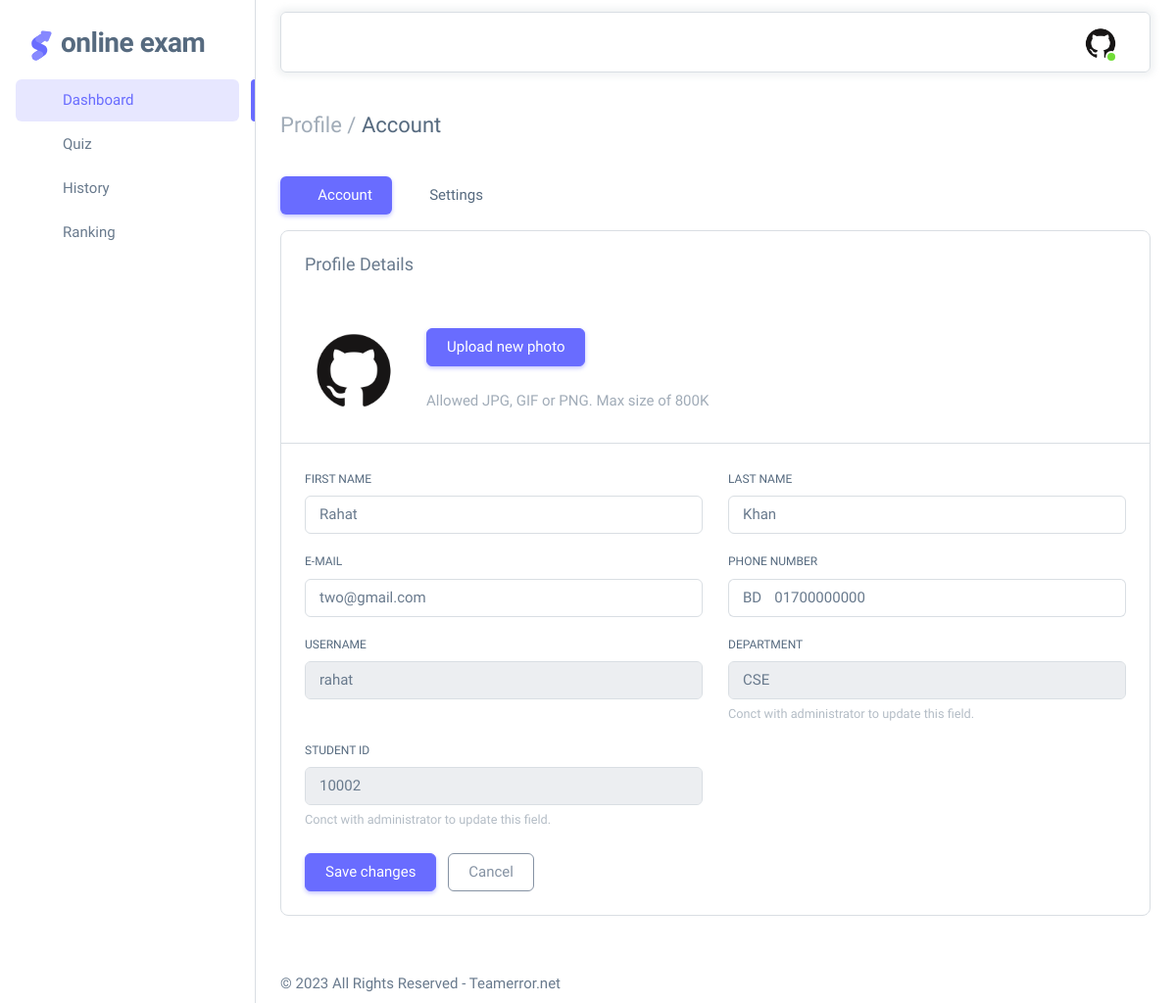
Screenshot of /profile/ (signed in) with the database file from the repository.
### useraccount/models.py (models this page shows, shortened)
class UserAccount(AbstractBaseUser,PermissionsMixin):
    class Meta:
        verbose_name_plural = "STUDENT ACCOUNT"
    profile_pic = models.ImageField(upload_to='faces/', default='faces/profile.png')
    username = models.CharField(max_length=15)
    first_name = models.CharField(max_length=15)
    last_name = models.CharField(max_length=15)
    dept = models.CharField(max_length=100)
    studentId = models.CharField(verbose_name="ID",max_length=50,unique=True)
    email = models.EmailField(max_length=100,null=True, blank=True)
    phone = models.CharField(max_length=11)
    auth_token = models.CharField(max_length=500,null=True, blank=True)
    is_active = models.BooleanField(default=True)
    is_staff = models.BooleanField(default=False)
    is_superuser = models.BooleanField(default=False)
    date_joined = models.DateTimeField(default=timezone.now)
    USERNAME_FIELD = 'studentId'
    REQUIRED_FIELDS = ['username','first_name', 'last_name','dept','phone']
    objects = UserManager()

### userprofile/views.py (the view, shortened to what this page needs)
# urls.py: path('', UserProfileView.as_view(),name= 'profile'),
class UserProfileView(View):
    def get(self, request, *args, **kwargs):
        login_user = UserAccount.objects.get(id=request.user.id)
        data = {
            'login_user': login_user
        }
        return render(request, 'user/profile.html',context=data)

### templates/user/profile.html (shortened to what this page needs)
{% load static %}
{% include "user/base.html" %}
{% block content %}
            <div class="container-xxl flex-grow-1 container-p-y">
              <h4 class="py-3 mb-4"><span class="text-muted fw-light">Profile /</span> Account</h4>
              <div class="row">
                <div class="col-md-12">
                  <ul class="nav nav-pills flex-column flex-md-row mb-3">
                    <li class="nav-item">
                      <a class="nav-link active" href="javascript:void(0);"><i class="bx bx-user me-1"></i> Account</a>
                    </li>
                    <li class="nav-item">
                      <a class="nav-link" href="{% url 'settings' %}"
                        ><i class="bx bx-link-alt me-1"></i>Settings</a
                      >
                    </li>
                  </ul>
                  <div class="card mb-4">
                    <h5 class="card-header">Profile Details</h5>
                    <form id="formAccountSettings" method="POST" action="{% url 'profile' %}" enctype="multipart/form-data">
                    <div class="card-body">
                      <div class="d-flex align-items-start align-items-sm-center gap-4">
                        <img
                          src="../media/{{user.profile_pic}}"
                          alt="user-avatar"
                          class="d-block rounded"
                          height="100"
                          width="100"
                          id="uploadedAvatar" />
                        <div class="button-wrapper">
                          <label for="upload" class="btn btn-primary me-2 mb-4" tabindex="0">
                            <span class="d-none d-sm-block">Upload new photo</span>
                          </label>
                          <p class="text-muted mb-0">Allowed JPG, GIF or PNG. Max size of 800K</p>
                        </div>
                      </div>
                    </div>
                    <hr class="my-0" />
                    <div class="card-body">
                        <div class="row">
                          <div class="mb-3 col-md-6">
                            <label for="firstName" class="form-label">First Name</label>
                            <input
                              class="form-control"
                              type="text"
                              id="firstName"
                              name="first_name"
                              value="{{user.first_name}}"
                              autofocus
                              required/>
                          </div>
                          <div class="mb-3 col-md-6">
                            <label for="lastName" class="form-label">Last Name</label>
                            <input class="form-control" type="text" name="last_name" id="lastName" value="{{user.last_name}}" required/>
                          </div>
                          {% if user.email == None %}
                          <div class="mb-3 col-md-6">
                            <label for="email" class="form-label">E-mail</label>
                            <input
                              class="form-control"
                              type="text"
                              id="email"
                              name="email"
                              required/>
                          </div>
                          {% else %}
                          <div class="mb-3 col-md-6">
                            <label for="email" class="form-label">E-mail</label>
                            <input
                              class="form-control"
                              type="text"
                              id="email"
                              name="email"
                              value="{{user.email}}"
                              required/>
                          </div>
                          {% endif %}
                          <div class="mb-3 col-md-6">
                            <label class="form-label" for="phoneNumber">Phone Number</label>
                            <div class="input-group input-group-merge">
                              <span class="input-group-text">BD</span>
                              <input
                                type="text"
                                id="phoneNumber"
                                name="phone"
                                class="form-control"
                                value="{{user.phone}}"
                                required/>
                            </div>
                          </div>
                          <div class="mb-3 col-md-6">
                            <label for="organization" class="form-label">Username</label>
                            <input
                              type="text"
                              class="form-control"
                              id="organization"
                              name="username"
                              value="{{user.username}}"
                              disabled />
                          </div>
                          <div class="mb-3 col-md-6">
                            <label for="language" class="form-label">Department</label>
                            <input
                              type="text"
                              class="form-control"
                              id="organization"
                              name="dept"
                              value="{{user.dept}}"
                              disabled />
                            <div id="defaultFormControlHelp" class="form-text">
                              Conct with administrator to update this field.
                            </div>
                          </div>
                          <div class="mb-3 col-md-6">
                            <label for="s_id" class="form-label">Student ID</label>
                            <input type="text" class="form-control" id="s_id" name="studentid" value="{{user.studentId}}" disabled/>
                            <div id="defaultFormControlHelp" class="form-text">
                              Conct with administrator to update this field.
                            </div>
                          </div>
                        </div>
                        <div class="mt-2">
                          <button type="submit" class="btn btn-primary me-2">Save changes</button>
                          <a href="{% url 'dashboard' %}" class="btn btn-outline-secondary">Cancel</a>
                        </div>
                      </form>
                    </div>
                  </div>
                </div>
              </div>
            {% endblock %}
            {% include "user/footer.html" %}

### templates/user/base.html (shortened to what this page needs)
{% load static %}
<!DOCTYPE html>
<html
  lang="en"
  class="light-style layout-menu-fixed layout-compact"
  dir="ltr"
  data-theme="theme-default"
  data-assets-path="{% static 'assets' %}"
  data-template="vertical-menu-template-free">
  <head>
    <link rel="stylesheet" href="{% static 'assets/vendor/fonts/boxicons.css' %}" />
    <link rel="stylesheet" href="{% static 'assets/vendor/fonts/fontawesome.css' %}" />
    <link rel="stylesheet" href="{% static 'assets/vendor/fonts/flag-icons.css' %}" />
    <link rel="stylesheet" href="{% static 'assets/vendor/css/core.css' %}" class="template-customizer-core-css" />
    <link rel="stylesheet" href="{% static 'assets/vendor/css/theme-default.css' %}" class="template-customizer-theme-css" />
    <link rel="stylesheet" href="{% static 'assets/css/demo.css' %}" />
    <link rel="stylesheet" href="{% static 'assets/vendor/libs/perfect-scrollbar/perfect-scrollbar.css' %}" />
    <link rel="stylesheet" href="{% static 'assets/vendor/libs/typeahead-js/typeahead.css' %}" />
    <link rel="stylesheet" href="{% static 'assets/vendor/libs/select2/select2.css' %}" />
    <link rel="stylesheet" href="{% static 'assets/vendor/libs/plyr/plyr.css' %}" />
    <link rel="stylesheet" href="{% static 'assets/vendor/libs/apex-charts/apex-charts.css' %}" />
    <link rel="stylesheet" type="text/css" href="{% static 'assets/vendor/css/rtl/core.css' %}" class="template-customizer-core-css">
    <link rel="stylesheet" type="text/css" href="{% static 'assets/vendor/css/rtl/theme-bordered.css' %}" class="template-customizer-theme-css">
    <link rel="stylesheet" href="{% static 'assets/vendor/css/pages/app-academy.css' %}" />
  </head>
  <body>
    <div class="layout-wrapper layout-content-navbar">
      <div class="layout-container">
        <aside id="layout-menu" class="layout-menu menu-vertical menu bg-menu-theme">
          <div class="app-brand demo">
            <a href="{% url 'dashboard' %}" class="app-brand-link">
              <span class="app-brand-logo demo">
              </span>
              <span class="app-brand-text demo menu-text fw-bold ms-2">ONLINE Exam</span>
            </a>
          </div>
          <ul class="menu-inner py-1">
            <li class="menu-item active open">
              <a href="{% url 'dashboard' %}" class="menu-link">
                <i class="menu-icon tf-icons bx bx-home-circle"></i>
                <div data-i18n="Dashboard">Dashboard</div>
              </a>
            </li>
            <li class="menu-item">
              <a href="{% url 'quiz' %}" class="menu-link">
                <i class="menu-icon tf-icons bx bx-detail"></i>
                <div data-i18n="Quiz">Quiz</div>
              </a>
            </li>
            <li class="menu-item">
              <a href="{% url 'history' %}" class="menu-link">
                <i class="menu-icon tf-icons bx bx-box"></i>
                <div data-i18n="History">History</div>
              </a>
            </li>
            <li class="menu-item">
              <a href="{% url 'ranking' %}" class="menu-link">
                <i class="menu-icon tf-icons bx bx-crown"></i>
                <div data-i18n="Ranking">Ranking</div>
              </a>
            </li>
          </ul>
        </aside>
        <div class="layout-page">
          <nav
            class="layout-navbar container-xxl navbar navbar-expand-xl navbar-detached align-items-center bg-navbar-theme"
            id="layout-navbar">
            <div class="navbar-nav-right d-flex align-items-center" id="navbar-collapse">
              <ul class="navbar-nav flex-row align-items-center ms-auto">
                <li class="nav-item navbar-dropdown dropdown-user dropdown">
                  <a class="nav-link dropdown-toggle hide-arrow" href="javascript:void(0);" data-bs-toggle="dropdown">
                    <div class="avatar avatar-online">
                      <img src="../media/{{user.profile_pic}}" alt class="w-px-40 h-auto rounded-circle" />
                    </div>
                  </a>
                    </li>
                  </ul>
            </div>
          </nav>
<div class="content-wrapper">
  </body>
</html>

### static/assets/css/demo.css (style rules this page uses)
.menu .app-brand.demo { height: 64px; margin-top: 12px; }
.app-brand-logo.demo svg { width: 22px; height: 38px; }
.app-brand-text.demo { font-size: 1.75rem; letter-spacing: -0.5px; text-transform: lowercase; }

### rows the page displays
UserAccount: profile_pic (placeholder picture), first_name "Rahat", last_name "Khan", email "two@gmail.com", phone "01700000000", username "rahat", dept "CSE", studentid "10002"
